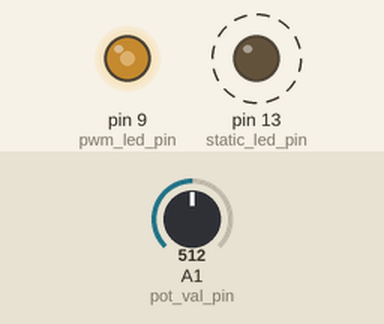
The sketch below on a simulated Arduino Uno, built with avr-gcc and run on an emulated ATmega328P. Shown: output pins drawn as LEDs (lit = HIGH). Dashed ring = blinking. Inputs (shaded band) come from the test bench; at power-on: A1 (pot_val_pin) = 512.

Above: at 1.2 s.
1.3 s: A1 (pot_val_pin) set to 716
At 1.55 s:
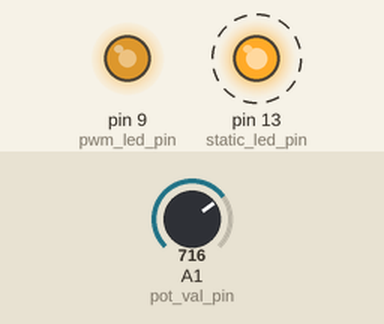
4.3 s: A1 (pot_val_pin) set to 900
At 4.55 s:
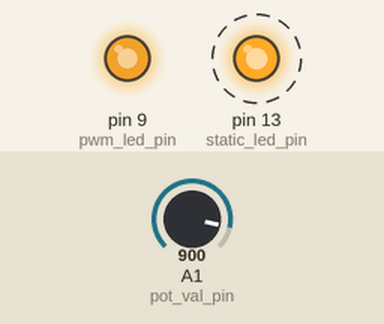
7.3 s: A1 (pot_val_pin) set to 511
At 7.8 s:
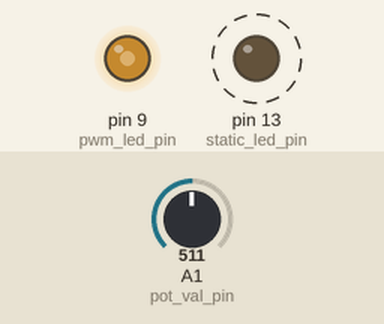
10.3 s: A1 (pot_val_pin) set to 122
At 10.55 s:
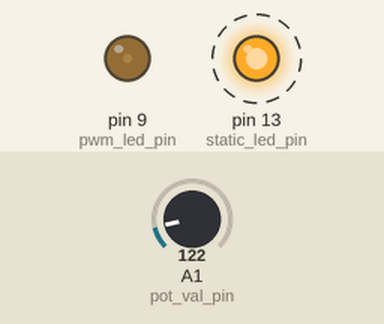
13.3 s: A1 (pot_val_pin) set to 0
At 13.55 s:
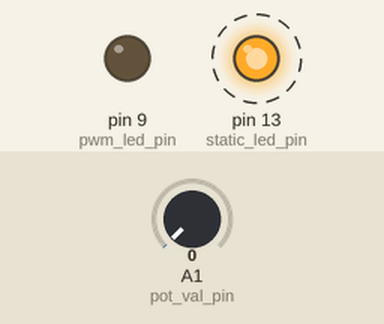
16.3 s: A1 (pot_val_pin) set to 3
19.3 s: A1 (pot_val_pin) set to 6
At 19.55 s:
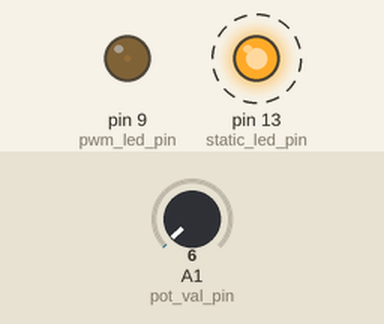
Timing chart, 0 to 23.3 s (numbered marks = the images above; inputs shaded):
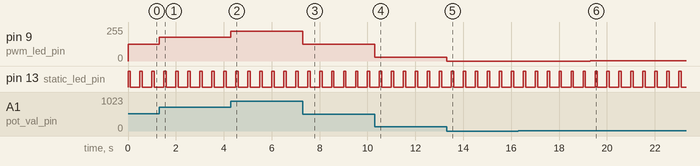

Measured:
- after the input at 1.3 s, pin 9 (pwm_led_pin): 127/255 → 178/255 at once
- after the input at 4.3 s, pin 9 (pwm_led_pin): 178/255 → 224/255 at once
- after the input at 7.3 s, pin 9 (pwm_led_pin): 224/255 → 127/255 at once
- after the input at 10.3 s, pin 9 (pwm_led_pin): 127/255 → 30/255 at once
- after the input at 13.3 s, pin 9 (pwm_led_pin): 30/255 → 0/255 at once
- after the input at 19.3 s, pin 9 (pwm_led_pin): 0/255 → 1/255 at once
- by itself, pin 13 (static_led_pin): alternates HIGH for 0.10 s and LOW for 0.40 s

The sketch:

multi.ino
```cpp
const int static_led_pin = 13;
const int pwm_led_pin = 9;
const int pot_val_pin = A1;
unsigned long prevmills = 0;

void setup()
{
    pinMode(static_led_pin, OUTPUT);
    pinMode(pwm_led_pin, OUTPUT);
    pinMode(pot_val_pin, INPUT);
}

void loop()
{
    unsigned long currentmillis = millis();
    if (currentmillis - prevmills >= 500)
    {
        prevmills = currentmillis;
    }
    if (currentmillis - prevmills < 100)
    {
        digitalWrite(static_led_pin, HIGH);
    }
    else
    {
        digitalWrite(static_led_pin, LOW);
    }
    int potvalue = analogRead(pot_val_pin);
    int brightness = map(potvalue, 0,1023, 0, 255);
    analogWrite(pwm_led_pin, brightness);
}
```
